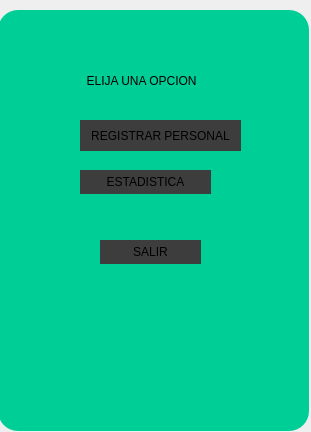
<?xml version="1.0" encoding="UTF-8"?>
<ui version="4.0">
 <class>Form</class>
 <widget class="QWidget" name="Form">
  <property name="geometry">
   <rect>
    <x>0</x>
    <y>0</y>
    <width>311</width>
    <height>432</height>
   </rect>
  </property>
  <property name="windowTitle">
   <string>Form</string>
  </property>
  <property name="styleSheet">
   <string notr="true">QFrame {
background-color: rgb(0, 206, 151);
border-radius: 20%;
}
QPushButton{
background-color: rgb(61, 61, 61);
border-top-left-radius: 20px;
border-bottom-left-radius: 20px;
color: rgb(0, 0, 0);
font: 77.10px &quot;Arial Black&quot;;
}

QPushButton:hover {
background-color: rgb(0, 0, 0);
border-top-left-radius: 20px;
border-bottom-left-radius: 20px;
color: rgb(255, 255, 255);
font: 77.10px &quot;Arial Black&quot;;
}</string>
  </property>
  <widget class="QLabel" name="label">
   <property name="geometry">
    <rect>
     <x>-2</x>
     <y>10</y>
     <width>311</width>
     <height>421</height>
    </rect>
   </property>
   <property name="styleSheet">
    <string notr="true"/>
   </property>
   <property name="text">
    <string/>
   </property>
   <property name="pixmap">
    <pixmap>../../img/imgMenuOpciones/fondo1.jpg</pixmap>
   </property>
  </widget>
  <widget class="QPushButton" name="bt_registrar">
   <property name="geometry">
    <rect>
     <x>80</x>
     <y>120</y>
     <width>161</width>
     <height>31</height>
    </rect>
   </property>
   <property name="minimumSize">
    <size>
     <width>40</width>
     <height>0</height>
    </size>
   </property>
   <property name="styleSheet">
    <string notr="true"/>
   </property>
   <property name="text">
    <string>REGISTRAR PERSONAL</string>
   </property>
  </widget>
  <widget class="QPushButton" name="bt_estadistica">
   <property name="geometry">
    <rect>
     <x>80</x>
     <y>170</y>
     <width>131</width>
     <height>24</height>
    </rect>
   </property>
   <property name="styleSheet">
    <string notr="true"/>
   </property>
   <property name="text">
    <string>ESTADISTICA</string>
   </property>
  </widget>
  <widget class="QLabel" name="label_2">
   <property name="geometry">
    <rect>
     <x>60</x>
     <y>60</y>
     <width>161</width>
     <height>41</height>
    </rect>
   </property>
   <property name="toolTip">
    <string>&lt;html&gt;&lt;head/&gt;&lt;body&gt;&lt;p align=&quot;center&quot;&gt;&lt;br/&gt;&lt;/p&gt;&lt;/body&gt;&lt;/html&gt;</string>
   </property>
   <property name="styleSheet">
    <string notr="true">font: 700 10pt &quot;Segoe UI&quot;;
color: rgb(0, 0, 0);</string>
   </property>
   <property name="text">
    <string>        ELIJA UNA OPCION</string>
   </property>
  </widget>
  <widget class="QPushButton" name="pushButton_4">
   <property name="geometry">
    <rect>
     <x>100</x>
     <y>240</y>
     <width>101</width>
     <height>24</height>
    </rect>
   </property>
   <property name="styleSheet">
    <string notr="true"/>
   </property>
   <property name="text">
    <string>SALIR</string>
   </property>
  </widget>
 </widget>
 <resources/>
 <connections/>
</ui>
